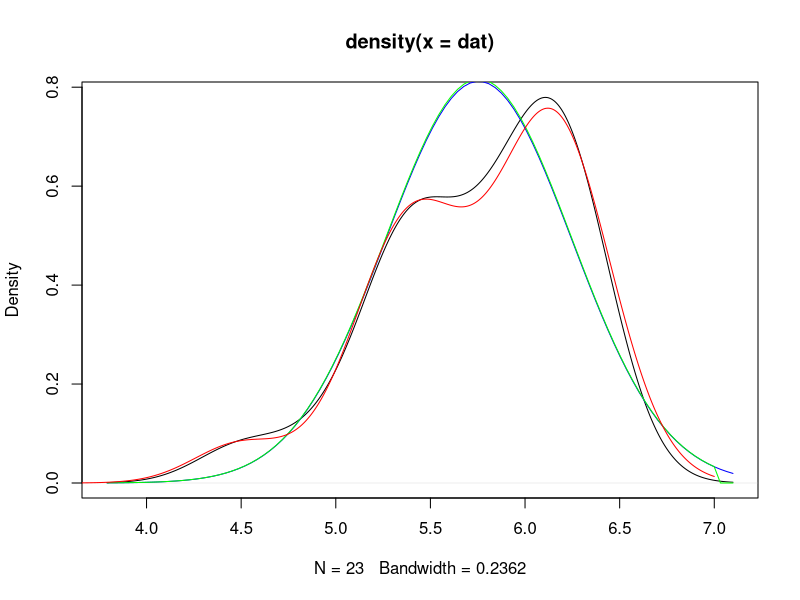

The R script that drew this image:
library(truncnorm)

dat = read.table("./faculty.dat")
colnames(dat)=NULL
dat = as.matrix(dat)

f = function(x)
    0.05*dnorm(x, 4.5, 0.25) + 0.40*dnorm(x, 5.4, 0.30) + 0.55*dnorm(x, 6.15, 0.30)

x = seq(0, 7, length=1000)

plot(density(dat))
curve(dnorm(x, mean(dat), sd(dat)), col='blue', add=TRUE)
curve(dtruncnorm(x, 1, 7, mean(dat), sd(dat)), col='green', add=TRUE)
points(x, f(x), type='l', col='red')
